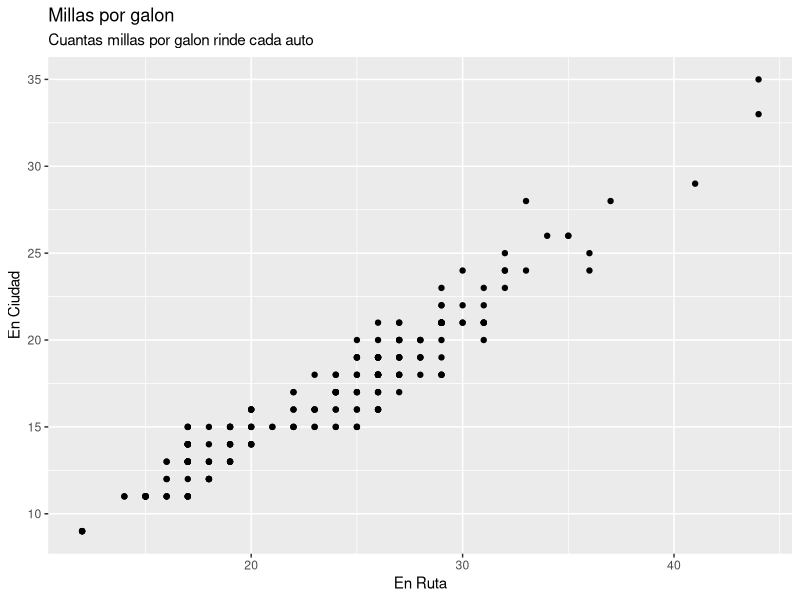
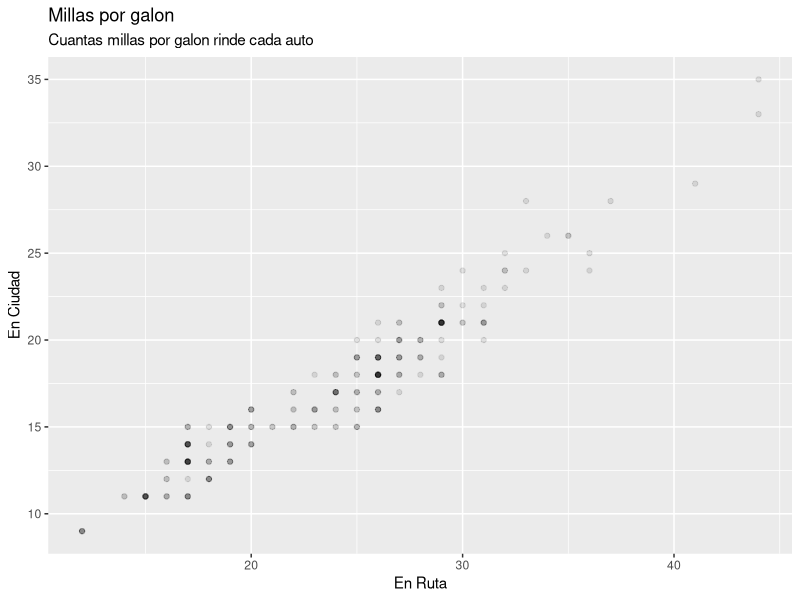
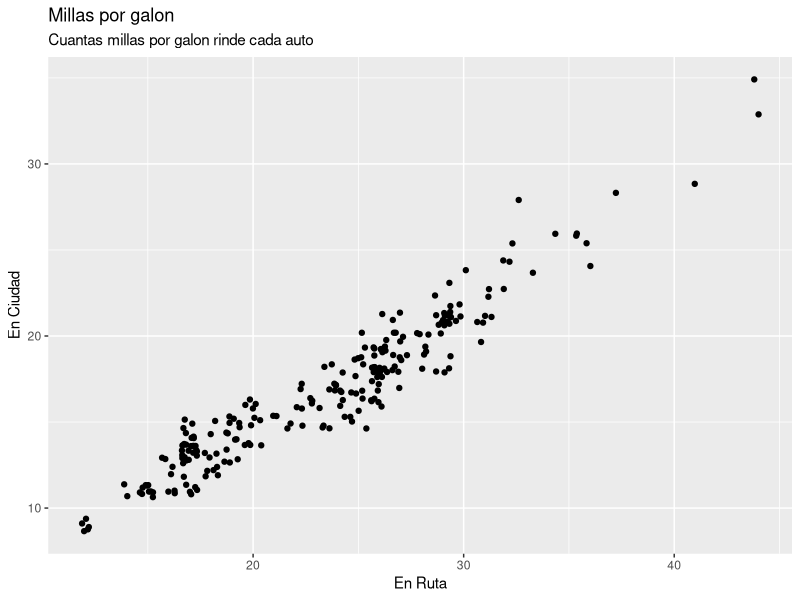
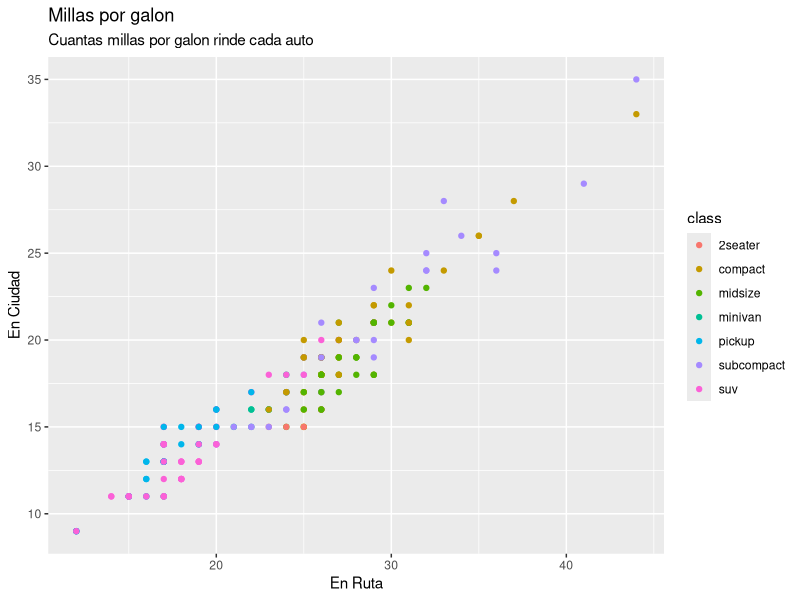
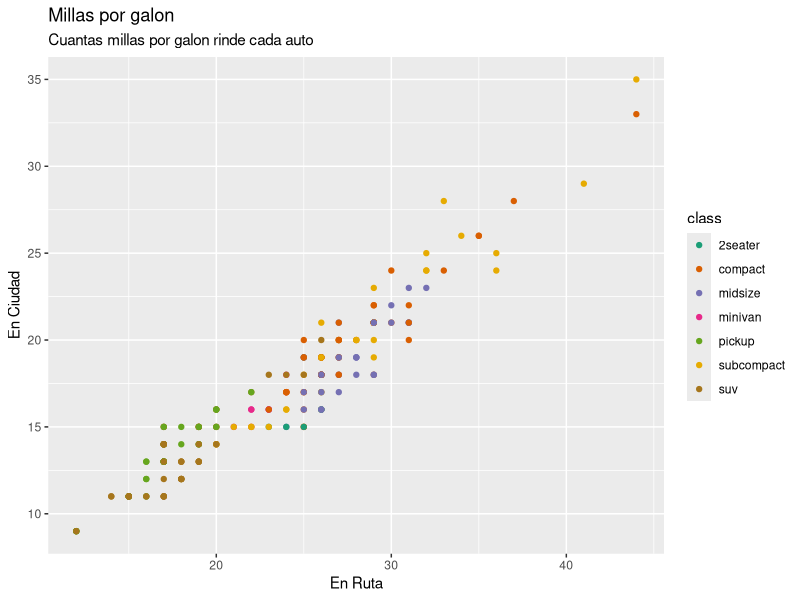
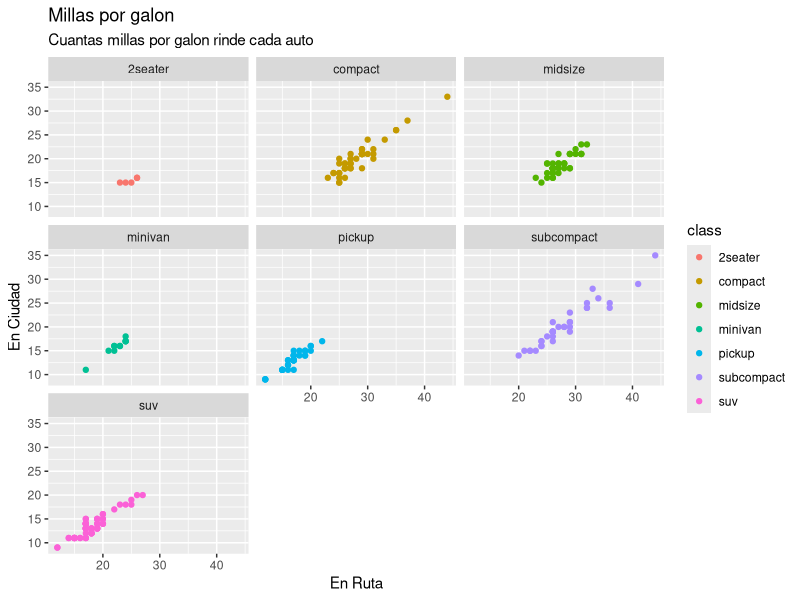

Generate these figures, in order, with R:
#Tarea 6 Joaquin Viola
#Ejercicio 1
library(ggplot2)
datos=mpg
disp1=ggplot(datos, aes(hwy,cty)) + labs(title="Millas por galon", subtitle = "Cuantas millas por galon rinde cada auto", x="En Ruta", y="En Ciudad") + geom_point()

#Ejercicio 2
disp2=ggplot(datos, aes(hwy,cty)) + labs(title="Millas por galon", subtitle = "Cuantas millas por galon rinde cada auto", x="En Ruta", y="En Ciudad") + geom_point(alpha=1/10)
disp3=ggplot(datos, aes(hwy,cty)) + labs(title="Millas por galon", subtitle = "Cuantas millas por galon rinde cada auto", x="En Ruta", y="En Ciudad") + geom_jitter()
# la funcion de alpha me resulta mejor porque te ayuda a ver la densidad de cada caso que repite

#Ejercicio 3
disp4=ggplot(datos, aes(hwy,cty, colour= class)) + labs(title="Millas por galon", subtitle = "Cuantas millas por galon rinde cada auto", x="En Ruta", y="En Ciudad") + geom_point()
disp5=ggplot(datos, aes(hwy,cty, colour= class)) + labs(title="Millas por galon", subtitle = "Cuantas millas por galon rinde cada auto", x="En Ruta", y="En Ciudad") + geom_point() + scale_color_brewer(palette="Dark2")
disp6=ggplot(datos, aes(hwy,cty, colour= class)) + labs(title="Millas por galon", subtitle = "Cuantas millas por galon rinde cada auto", x="En Ruta", y="En Ciudad") + geom_point() + facet_wrap(vars(class))
